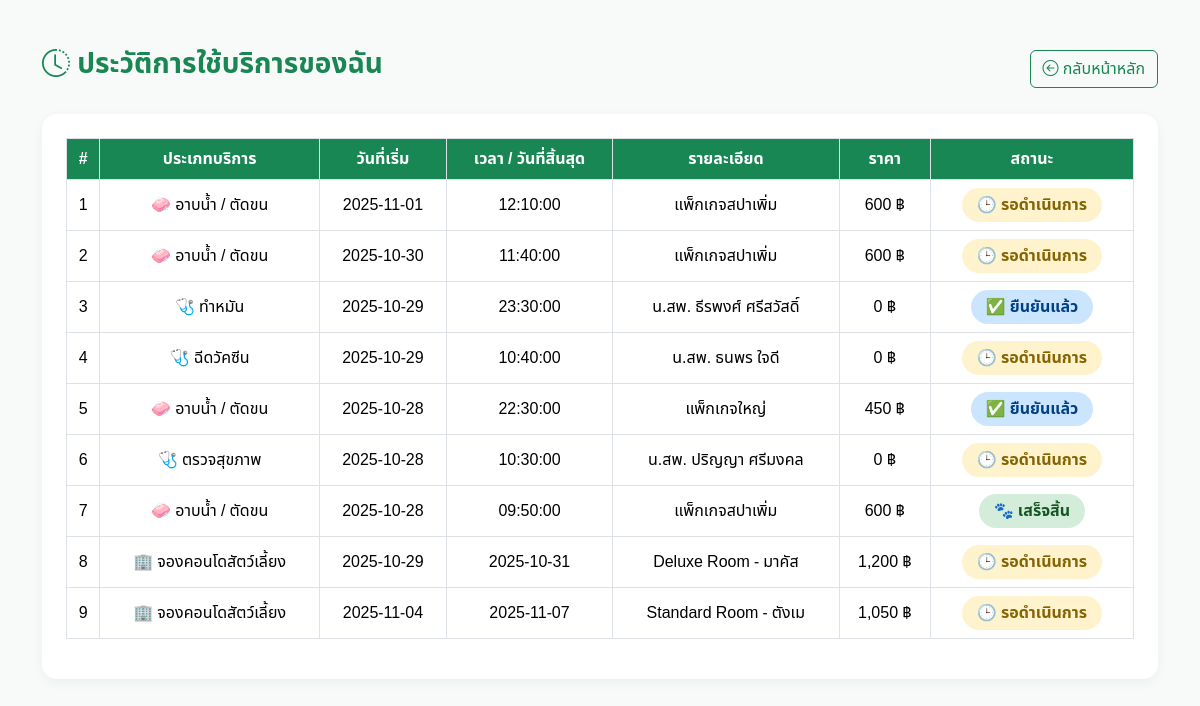
/all_pawpoint/user_history.php (signed in), run on the app's committed database.
### tables this page shows
CREATE TABLE `grooming_bookings` (
  `id` int(11) NOT NULL,
  `user_id` int(11) DEFAULT NULL,
  `pet_id` int(11) DEFAULT NULL,
  `package_id` int(11) NOT NULL,
  `booking_date` date NOT NULL,
  `booking_time` time NOT NULL,
  `note` text DEFAULT NULL,
  `status` enum('pending','confirmed','completed','cancelled','no_show') DEFAULT 'pending',
  `before_photo` varchar(255) DEFAULT NULL,
  `after_photo` varchar(255) DEFAULT NULL,
  `created_at` timestamp NOT NULL DEFAULT current_timestamp(),
  `updated_at` timestamp NULL DEFAULT NULL
);

CREATE TABLE `grooming_packages` (
  `id` int(11) NOT NULL,
  `name_th` varchar(100) NOT NULL,
  `description_th` text DEFAULT NULL,
  `weight_min` decimal(5,2) DEFAULT 0.00,
  `weight_max` decimal(5,2) DEFAULT 0.00,
  `price` decimal(10,2) NOT NULL,
  `is_active` tinyint(1) DEFAULT 1,
  `created_at` timestamp NOT NULL DEFAULT current_timestamp()
);

CREATE TABLE `appointments` (
  `app_id` int(11) NOT NULL,
  `user_id` int(11) NOT NULL,
  `pet_name` varchar(100) DEFAULT NULL,
  `vet_id` int(11) NOT NULL,
  `service_type` enum('health_check','vaccination','sterilization') NOT NULL DEFAULT 'health_check',
  `date` date NOT NULL,
  `time` time NOT NULL,
  `status` enum('pending','confirmed','cancelled','completed') DEFAULT 'pending',
  `price` decimal(10,2) DEFAULT 0.00,
  `note` text DEFAULT NULL,
  `created_at` timestamp NOT NULL DEFAULT current_timestamp()
);

CREATE TABLE `vets` (
  `vet_id` int(11) NOT NULL,
  `vet_name` varchar(100) DEFAULT NULL,
  `specialty` varchar(100) DEFAULT NULL
);

CREATE TABLE `room_booking` (
  `id` int(11) NOT NULL,
  `user_id` int(11) DEFAULT NULL,
  `pet_name` varchar(100) DEFAULT NULL,
  `room_type_id` int(11) DEFAULT NULL,
  `checkin_date` date DEFAULT NULL,
  `checkout_date` date DEFAULT NULL,
  `total_price` decimal(10,2) DEFAULT NULL,
  `status` enum('pending','confirmed','completed','cancelled') DEFAULT 'pending',
  `created_at` timestamp NOT NULL DEFAULT current_timestamp()
);

### all_pawpoint/user_history.php (the view, shortened to what this page needs)
<?php
require_once '../myadmin/config/db.php';
$user_id = $_SESSION['user_id'];
$stmt1 = $conn->prepare("
  SELECT
    'อาบน้ำ / ตัดขน' AS service_type,
    gb.booking_date,
    gb.booking_time,
    gp.name_th AS detail,
    gp.price,
    gb.status,
    gb.note
  FROM grooming_bookings gb
  LEFT JOIN grooming_packages gp ON gb.package_id = gp.id
  WHERE gb.user_id = ?
");
$stmt2 = $conn->prepare("
  SELECT
    a.service_type AS raw_service_type,
    CASE
      WHEN a.service_type = 'health_check' THEN 'ตรวจสุขภาพ'
      WHEN a.service_type = 'vaccination' THEN 'ฉีดวัคซีน'
      WHEN a.service_type = 'sterilization' THEN 'ทำหมัน'
      ELSE a.service_type
    END AS service_type,
    a.date AS booking_date,
    a.time AS booking_time,
    v.vet_name AS detail,
    NULL AS price,
    a.status,
    a.note
  FROM appointments a
  LEFT JOIN vets v ON a.vet_id = v.vet_id
  WHERE a.user_id = ?
  ORDER BY a.date DESC, a.time DESC
");
$stmt3 = $conn->prepare("
  SELECT
    'จองคอนโดสัตว์เลี้ยง' AS service_type,
    r.checkin_date AS booking_date,
    r.checkout_date AS booking_time,
    CONCAT(rm.name, ' - ', r.pet_name) AS detail,
    r.total_price AS price,
    r.status,
    NULL AS note
  FROM room_booking r
  LEFT JOIN room_type rm ON r.room_type_id = rm.id
  WHERE r.user_id = ?
");
$stmt1->execute([$user_id]);
$stmt2->execute([$user_id]);
$stmt3->execute([$user_id]);
$history = array_merge(
    $stmt1->fetchAll(PDO::FETCH_ASSOC),
    $stmt2->fetchAll(PDO::FETCH_ASSOC),
    $stmt3->fetchAll(PDO::FETCH_ASSOC)
);
usort($history, function ($a, $b) {
    $datetimeA = strtotime($a['booking_date'] . ' ' . ($a['booking_time'] ?? '00:00'));
    $datetimeB = strtotime($b['booking_date'] . ' ' . ($b['booking_time'] ?? '00:00'));
    return $datetimeB <=> $datetimeA;
});
?>
<!DOCTYPE html>
<html lang="th">
<head>
    <link href="https://cdn.jsdelivr.net/npm/bootstrap@5.3.3/dist/css/bootstrap.min.css" rel="stylesheet">
    <link href="https://cdn.jsdelivr.net/npm/bootstrap-icons@1.11.3/font/bootstrap-icons.css" rel="stylesheet">
</head>
<body>
    <div class="container py-5">
        <div class="d-flex justify-content-between align-items-center mb-4 flex-wrap">
            <h3><i class="bi bi-clock-history"></i> ประวัติการใช้บริการของฉัน</h3>
            <a href="index.php" class="btn btn-outline-success">
                <i class="bi bi-arrow-left-circle"></i> กลับหน้าหลัก
            </a>
        </div>
        <?php if (empty($history)): ?>
            <div class="alert alert-info text-center">
                <i class="bi bi-info-circle"></i> ยังไม่มีประวัติการใช้บริการ
            </div>
        <?php else: ?>
            <div class="card p-4">
                <div class="table-responsive">
                    <table class="table table-bordered table-hover align-middle">
                        <thead>
                            <tr>
                                <th>#</th>
                                <th>ประเภทบริการ</th>
                                <th>วันที่เริ่ม</th>
                                <th>เวลา / วันที่สิ้นสุด</th>
                                <th>รายละเอียด</th>
                                <th>ราคา</th>
                                <th>สถานะ</th>
                            </tr>
                        </thead>
                        <tbody>
                            <?php
                            $i = 1;
                            foreach ($history as $h):
                                $status = $h['status'] ?? 'pending';
                                $map = [
                                    'pending' => ['🕒 รอดำเนินการ', 'pending'],
                                    'confirmed' => ['✅ ยืนยันแล้ว', 'confirmed'],
                                    'completed' => ['🐾 เสร็จสิ้น', 'completed'],
                                    'cancelled' => ['❌ ยกเลิก', 'cancelled']
                                ];
                                $icon = match ($h['service_type']) {
                                    'อาบน้ำ / ตัดขน' => '🧼',
                                    'ตรวจสุขภาพ', 'ฉีดวัคซีน', 'ทำหมัน' => '🩺',
                                    'จองคอนโดสัตว์เลี้ยง' => '🏢',
                                    default => '🐾'
                                };
                                ?>
                                <tr>
                                    <td><?= $i++ ?></td>
                                    <td><?= $icon . ' ' . htmlspecialchars($h['service_type']) ?></td>
                                    <td><?= htmlspecialchars($h['booking_date']) ?></td>
                                    <td><?= htmlspecialchars($h['booking_time']) ?></td>
                                    <td><?= htmlspecialchars($h['detail']) ?></td>
                                    <td><?= number_format($h['price'] ?? 0, 0) ?> ฿</td>
                                    <td><span class="status-badge <?= $map[$status][1] ?>"><?= $map[$status][0] ?></span></td>
                                </tr>
                            <?php endforeach; ?>
                        </tbody>
                    </table>
                </div>
            </div>
        <?php endif; ?>
    </div>
</body>
</html>

### all_pawpoint/user_history.php (style rules this page uses)
body { background: #f8faf9; font-family: 'Noto Sans Thai', sans-serif; }
.card { border-radius: 15px; box-shadow: 0 3px 12px rgba(0, 0, 0, 0.05); border: none; }
h3 { color: #198754; font-weight: 700; }
.table th { background-color: #198754; color: white; text-align: center; }
.table td { text-align: center; vertical-align: middle; }
.status-badge { border-radius: 30px; padding: 5px 15px; font-weight: 600; display: inline-block; }
.pending { background: #fff3cd; color: #856404; }
.confirmed { background: #cce5ff; color: #004085; }
.completed { background: #d4edda; color: #155724; }

### data on the page
grooming_bookings: icon "🧼", service_type "อาบน้ำ / ตัดขน", booking_date "2025-11-01", booking_time "12:10:00", package.name_th "แพ็กเกจสปาเพิ่ม", package.price "600", status "🕒 รอดำเนินการ"
grooming_bookings: icon "🧼", service_type "อาบน้ำ / ตัดขน", booking_date "2025-10-30", booking_time "11:40:00", package.name_th "แพ็กเกจสปาเพิ่ม", package.price "600", status "🕒 รอดำเนินการ"
appointments: icon "🩺", service_type "ทำหมัน", date "2025-10-29", time "23:30:00", vet.vet_name "น.สพ. ธีรพงศ์ ศรีสวัสดิ์", price "0", status "✅ ยืนยันแล้ว"
appointments: icon "🩺", service_type "ฉีดวัคซีน", date "2025-10-29", time "10:40:00", vet.vet_name "น.สพ. ธนพร ใจดี", price "0", status "🕒 รอดำเนินการ"
grooming_bookings: icon "🧼", service_type "อาบน้ำ / ตัดขน", booking_date "2025-10-28", booking_time "22:30:00", package.name_th "แพ็กเกจใหญ่", package.price "450", status "✅ ยืนยันแล้ว"
appointments: icon "🩺", service_type "ตรวจสุขภาพ", date "2025-10-28", time "10:30:00", vet.vet_name "น.สพ. ปริญญา ศรีมงคล", price "0", status "🕒 รอดำเนินการ"
grooming_bookings: icon "🧼", service_type "อาบน้ำ / ตัดขน", booking_date "2025-10-28", booking_time "09:50:00", package.name_th "แพ็กเกจสปาเพิ่ม", package.price "600", status "🐾 เสร็จสิ้น"
room_booking: icon "🏢", service_type "จองคอนโดสัตว์เลี้ยง", checkin_date "2025-10-29", checkout_date "2025-10-31", detail "Deluxe Room - มาคัส", total_price "1,200", status "🕒 รอดำเนินการ"
room_booking: icon "🏢", service_type "จองคอนโดสัตว์เลี้ยง", checkin_date "2025-11-04", checkout_date "2025-11-07", detail "Standard Room - ตังเม", total_price "1,050", status "🕒 รอดำเนินการ"
